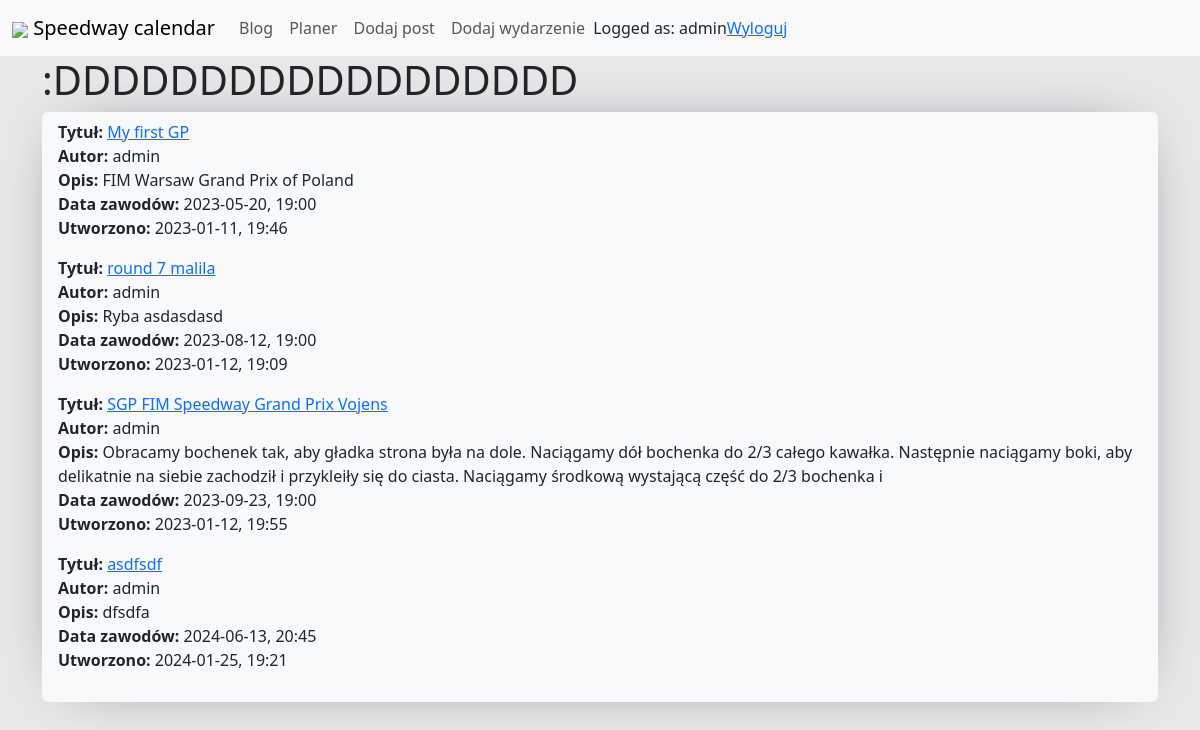
Before: /calendar/ (signed in) with the older database file.
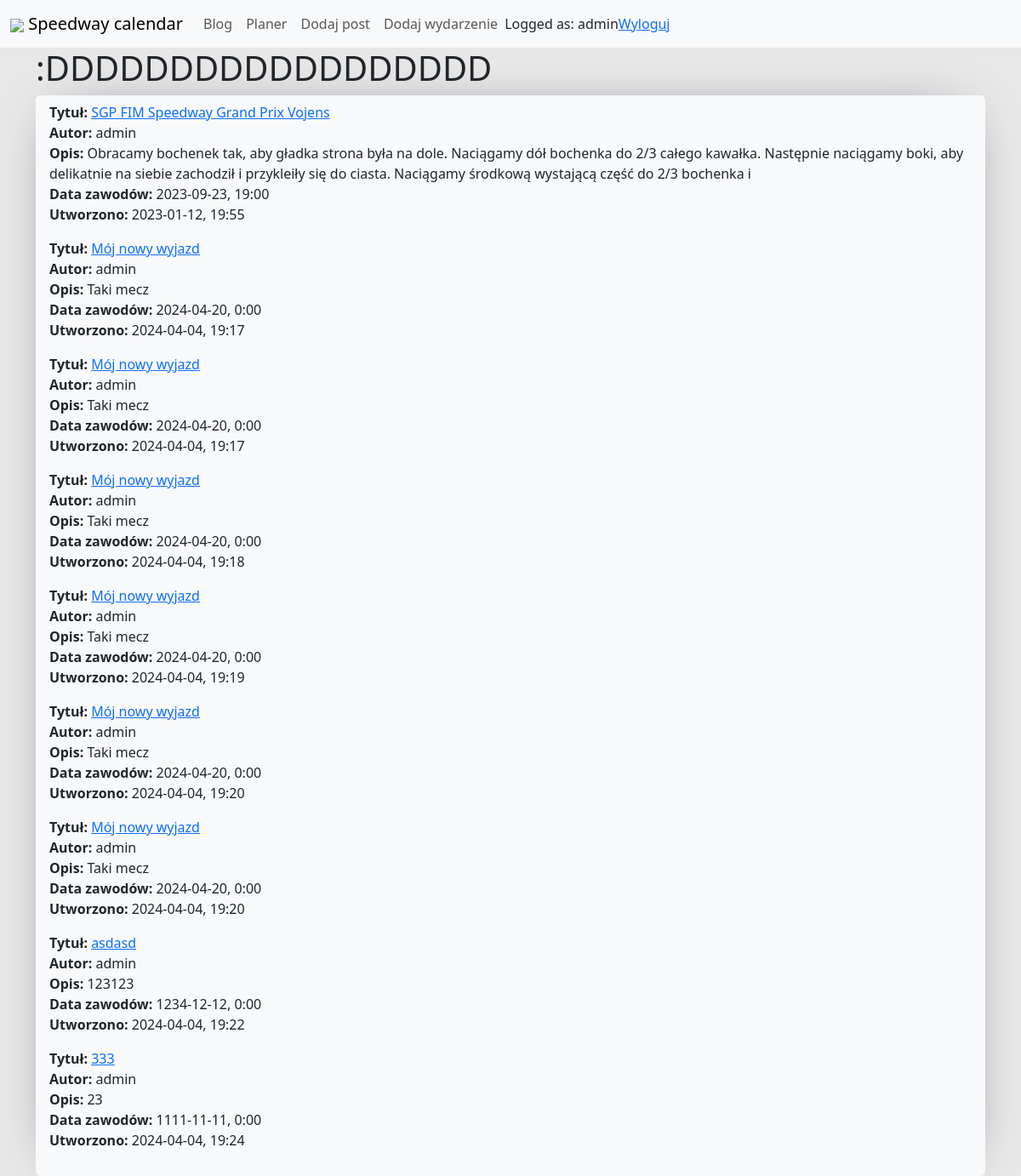
After: the same page with the newer database file.
### speedway_calendar/models.py (models this page shows, shortened)
class Task(models.Model):
    title = models.CharField(max_length=255)
    author = models.ForeignKey(User, on_delete=models.CASCADE)
    place = models.CharField(max_length=255)
    match_date = models.DateTimeField()
    description = models.CharField(max_length=255)
    created_at = models.DateTimeField(auto_now_add=True)
    updated_at = models.DateTimeField(auto_now=True)

### speedway_calendar/views.py (the view)
# urls.py: path('', HomeView.as_view(), name='blog_home'),
class HomeView(ListView):
    model = Task
    template_name = 'speedway_calendar/home.html'
    def get_queryset(self):
        return Task.objects.filter(author__username=self.request.user)

### speedway_calendar/templates/speedway_calendar/home.html (shortened to what this page needs)
{% extends 'base.html' %}
{% block content %}
    <h1>:DDDDDDDDDDDDDDDDDD</h1>
    <ul class="list-group">
        {% for task in task_list %}
            <li class="list-group-item">
                <b>Tytuł:</b> <a href="{% url 'calendar_details' task.pk %}">{{ task.title }}</a><br>
                <b>Autor:</b> {{ task.author }}<br>
                <b>Opis:</b> {{ task.description }}<br>
                <b>Data zawodów:</b> {{ task.match_date|date:'Y-m-d, G:i' }}<br>
                <b>Utworzono:</b> {{ task.created_at|date:'Y-m-d, G:i' }}<br>
            </li>
        {% endfor %}
    </ul>
{% endblock %}

Changed rows visible on the page:
removed Task: title "My first GP", author "admin", description "FIM Warsaw Grand Prix of Poland", match_date "2023-05-20, 19:00", created_at "2023-01-11, 19:46"
removed Task: title "round 7 malila", author "admin", description "Ryba asdasdasd", match_date "2023-08-12, 19:00", created_at "2023-01-12, 19:09"
removed Task: title "asdfsdf", author "admin", description "dfsdfa", match_date "2024-06-13, 20:45", created_at "2024-01-25, 19:21"
added Task: title "Mój nowy wyjazd", author "admin", description "Taki mecz", match_date "2024-04-20, 0:00", created_at "2024-04-04, 19:17"
added Task: title "Mój nowy wyjazd", author "admin", description "Taki mecz", match_date "2024-04-20, 0:00", created_at "2024-04-04, 19:17"
added Task: title "Mój nowy wyjazd", author "admin", description "Taki mecz", match_date "2024-04-20, 0:00", created_at "2024-04-04, 19:18"
added Task: title "Mój nowy wyjazd", author "admin", description "Taki mecz", match_date "2024-04-20, 0:00", created_at "2024-04-04, 19:19"
added Task: title "Mój nowy wyjazd", author "admin", description "Taki mecz", match_date "2024-04-20, 0:00", created_at "2024-04-04, 19:20"
added Task: title "Mój nowy wyjazd", author "admin", description "Taki mecz", match_date "2024-04-20, 0:00", created_at "2024-04-04, 19:20"
added Task: title "asdasd", author "admin", description "123123", match_date "1234-12-12, 0:00", created_at "2024-04-04, 19:22"
added Task: title "333", author "admin", description "23", match_date "1111-11-11, 0:00", created_at "2024-04-04, 19:24"
